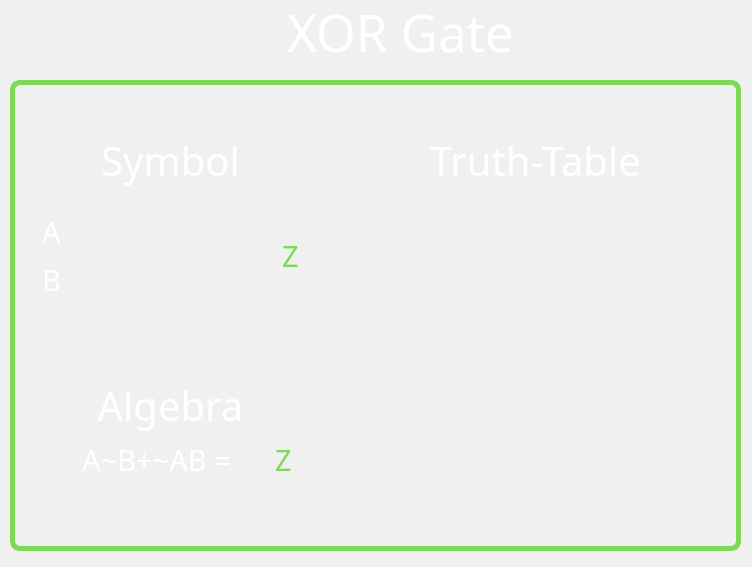
<?xml version="1.0" encoding="UTF-8"?>
<ui version="4.0">
 <class>XOr_Dialog</class>
 <widget class="QDialog" name="XOr_Dialog">
  <property name="geometry">
   <rect>
    <x>0</x>
    <y>0</y>
    <width>752</width>
    <height>567</height>
   </rect>
  </property>
  <property name="palette">
   <palette>
    <active>
     <colorrole role="WindowText">
      <brush brushstyle="SolidPattern">
       <color alpha="255">
        <red>255</red>
        <green>255</green>
        <blue>255</blue>
       </color>
      </brush>
     </colorrole>
     <colorrole role="Button">
      <brush brushstyle="SolidPattern">
       <color alpha="255">
        <red>46</red>
        <green>46</green>
        <blue>46</blue>
       </color>
      </brush>
     </colorrole>
     <colorrole role="Light">
      <brush brushstyle="SolidPattern">
       <color alpha="255">
        <red>69</red>
        <green>69</green>
        <blue>69</blue>
       </color>
      </brush>
     </colorrole>
     <colorrole role="Midlight">
      <brush brushstyle="SolidPattern">
       <color alpha="255">
        <red>57</red>
        <green>57</green>
        <blue>57</blue>
       </color>
      </brush>
     </colorrole>
     <colorrole role="Dark">
      <brush brushstyle="SolidPattern">
       <color alpha="255">
        <red>23</red>
        <green>23</green>
        <blue>23</blue>
       </color>
      </brush>
     </colorrole>
     <colorrole role="Mid">
      <brush brushstyle="SolidPattern">
       <color alpha="255">
        <red>31</red>
        <green>31</green>
        <blue>31</blue>
       </color>
      </brush>
     </colorrole>
     <colorrole role="Text">
      <brush brushstyle="SolidPattern">
       <color alpha="255">
        <red>255</red>
        <green>255</green>
        <blue>255</blue>
       </color>
      </brush>
     </colorrole>
     <colorrole role="BrightText">
      <brush brushstyle="SolidPattern">
       <color alpha="255">
        <red>255</red>
        <green>255</green>
        <blue>255</blue>
       </color>
      </brush>
     </colorrole>
     <colorrole role="ButtonText">
      <brush brushstyle="SolidPattern">
       <color alpha="255">
        <red>255</red>
        <green>255</green>
        <blue>255</blue>
       </color>
      </brush>
     </colorrole>
     <colorrole role="Base">
      <brush brushstyle="SolidPattern">
       <color alpha="255">
        <red>0</red>
        <green>0</green>
        <blue>0</blue>
       </color>
      </brush>
     </colorrole>
     <colorrole role="Window">
      <brush brushstyle="SolidPattern">
       <color alpha="255">
        <red>46</red>
        <green>46</green>
        <blue>46</blue>
       </color>
      </brush>
     </colorrole>
     <colorrole role="Shadow">
      <brush brushstyle="SolidPattern">
       <color alpha="255">
        <red>0</red>
        <green>0</green>
        <blue>0</blue>
       </color>
      </brush>
     </colorrole>
     <colorrole role="AlternateBase">
      <brush brushstyle="SolidPattern">
       <color alpha="255">
        <red>23</red>
        <green>23</green>
        <blue>23</blue>
       </color>
      </brush>
     </colorrole>
     <colorrole role="ToolTipBase">
      <brush brushstyle="SolidPattern">
       <color alpha="255">
        <red>255</red>
        <green>255</green>
        <blue>220</blue>
       </color>
      </brush>
     </colorrole>
     <colorrole role="ToolTipText">
      <brush brushstyle="SolidPattern">
       <color alpha="255">
        <red>0</red>
        <green>0</green>
        <blue>0</blue>
       </color>
      </brush>
     </colorrole>
     <colorrole role="PlaceholderText">
      <brush brushstyle="SolidPattern">
       <color alpha="127">
        <red>255</red>
        <green>255</green>
        <blue>255</blue>
       </color>
      </brush>
     </colorrole>
    </active>
    <inactive>
     <colorrole role="WindowText">
      <brush brushstyle="SolidPattern">
       <color alpha="255">
        <red>0</red>
        <green>0</green>
        <blue>0</blue>
       </color>
      </brush>
     </colorrole>
     <colorrole role="Button">
      <brush brushstyle="SolidPattern">
       <color alpha="255">
        <red>240</red>
        <green>240</green>
        <blue>240</blue>
       </color>
      </brush>
     </colorrole>
     <colorrole role="Light">
      <brush brushstyle="SolidPattern">
       <color alpha="255">
        <red>255</red>
        <green>255</green>
        <blue>255</blue>
       </color>
      </brush>
     </colorrole>
     <colorrole role="Midlight">
      <brush brushstyle="SolidPattern">
       <color alpha="255">
        <red>227</red>
        <green>227</green>
        <blue>227</blue>
       </color>
      </brush>
     </colorrole>
     <colorrole role="Dark">
      <brush brushstyle="SolidPattern">
       <color alpha="255">
        <red>160</red>
        <green>160</green>
        <blue>160</blue>
       </color>
      </brush>
     </colorrole>
     <colorrole role="Mid">
      <brush brushstyle="SolidPattern">
       <color alpha="255">
        <red>160</red>
        <green>160</green>
        <blue>160</blue>
       </color>
      </brush>
     </colorrole>
     <colorrole role="Text">
      <brush brushstyle="SolidPattern">
       <color alpha="255">
        <red>0</red>
        <green>0</green>
        <blue>0</blue>
       </color>
      </brush>
     </colorrole>
     <colorrole role="BrightText">
      <brush brushstyle="SolidPattern">
       <color alpha="255">
        <red>255</red>
        <green>255</green>
        <blue>255</blue>
       </color>
      </brush>
     </colorrole>
     <colorrole role="ButtonText">
      <brush brushstyle="SolidPattern">
       <color alpha="255">
        <red>0</red>
        <green>0</green>
        <blue>0</blue>
       </color>
      </brush>
     </colorrole>
     <colorrole role="Base">
      <brush brushstyle="SolidPattern">
       <color alpha="255">
        <red>255</red>
        <green>255</green>
        <blue>255</blue>
       </color>
      </brush>
     </colorrole>
     <colorrole role="Window">
      <brush brushstyle="SolidPattern">
       <color alpha="255">
        <red>240</red>
        <green>240</green>
        <blue>240</blue>
       </color>
      </brush>
     </colorrole>
     <colorrole role="Shadow">
      <brush brushstyle="SolidPattern">
       <color alpha="255">
        <red>105</red>
        <green>105</green>
        <blue>105</blue>
       </color>
      </brush>
     </colorrole>
     <colorrole role="AlternateBase">
      <brush brushstyle="SolidPattern">
       <color alpha="255">
        <red>245</red>
        <green>245</green>
        <blue>245</blue>
       </color>
      </brush>
     </colorrole>
     <colorrole role="ToolTipBase">
      <brush brushstyle="SolidPattern">
       <color alpha="255">
        <red>255</red>
        <green>255</green>
        <blue>220</blue>
       </color>
      </brush>
     </colorrole>
     <colorrole role="ToolTipText">
      <brush brushstyle="SolidPattern">
       <color alpha="255">
        <red>0</red>
        <green>0</green>
        <blue>0</blue>
       </color>
      </brush>
     </colorrole>
     <colorrole role="PlaceholderText">
      <brush brushstyle="SolidPattern">
       <color alpha="128">
        <red>0</red>
        <green>0</green>
        <blue>0</blue>
       </color>
      </brush>
     </colorrole>
    </inactive>
    <disabled>
     <colorrole role="WindowText">
      <brush brushstyle="SolidPattern">
       <color alpha="255">
        <red>23</red>
        <green>23</green>
        <blue>23</blue>
       </color>
      </brush>
     </colorrole>
     <colorrole role="Button">
      <brush brushstyle="SolidPattern">
       <color alpha="255">
        <red>46</red>
        <green>46</green>
        <blue>46</blue>
       </color>
      </brush>
     </colorrole>
     <colorrole role="Light">
      <brush brushstyle="SolidPattern">
       <color alpha="255">
        <red>69</red>
        <green>69</green>
        <blue>69</blue>
       </color>
      </brush>
     </colorrole>
     <colorrole role="Midlight">
      <brush brushstyle="SolidPattern">
       <color alpha="255">
        <red>57</red>
        <green>57</green>
        <blue>57</blue>
       </color>
      </brush>
     </colorrole>
     <colorrole role="Dark">
      <brush brushstyle="SolidPattern">
       <color alpha="255">
        <red>23</red>
        <green>23</green>
        <blue>23</blue>
       </color>
      </brush>
     </colorrole>
     <colorrole role="Mid">
      <brush brushstyle="SolidPattern">
       <color alpha="255">
        <red>31</red>
        <green>31</green>
        <blue>31</blue>
       </color>
      </brush>
     </colorrole>
     <colorrole role="Text">
      <brush brushstyle="SolidPattern">
       <color alpha="255">
        <red>23</red>
        <green>23</green>
        <blue>23</blue>
       </color>
      </brush>
     </colorrole>
     <colorrole role="BrightText">
      <brush brushstyle="SolidPattern">
       <color alpha="255">
        <red>255</red>
        <green>255</green>
        <blue>255</blue>
       </color>
      </brush>
     </colorrole>
     <colorrole role="ButtonText">
      <brush brushstyle="SolidPattern">
       <color alpha="255">
        <red>23</red>
        <green>23</green>
        <blue>23</blue>
       </color>
      </brush>
     </colorrole>
     <colorrole role="Base">
      <brush brushstyle="SolidPattern">
       <color alpha="255">
        <red>46</red>
        <green>46</green>
        <blue>46</blue>
       </color>
      </brush>
     </colorrole>
     <colorrole role="Window">
      <brush brushstyle="SolidPattern">
       <color alpha="255">
        <red>46</red>
        <green>46</green>
        <blue>46</blue>
       </color>
      </brush>
     </colorrole>
     <colorrole role="Shadow">
      <brush brushstyle="SolidPattern">
       <color alpha="255">
        <red>0</red>
        <green>0</green>
        <blue>0</blue>
       </color>
      </brush>
     </colorrole>
     <colorrole role="AlternateBase">
      <brush brushstyle="SolidPattern">
       <color alpha="255">
        <red>245</red>
        <green>245</green>
        <blue>245</blue>
       </color>
      </brush>
     </colorrole>
     <colorrole role="ToolTipBase">
      <brush brushstyle="SolidPattern">
       <color alpha="255">
        <red>255</red>
        <green>255</green>
        <blue>220</blue>
       </color>
      </brush>
     </colorrole>
     <colorrole role="ToolTipText">
      <brush brushstyle="SolidPattern">
       <color alpha="255">
        <red>0</red>
        <green>0</green>
        <blue>0</blue>
       </color>
      </brush>
     </colorrole>
     <colorrole role="PlaceholderText">
      <brush brushstyle="SolidPattern">
       <color alpha="128">
        <red>0</red>
        <green>0</green>
        <blue>0</blue>
       </color>
      </brush>
     </colorrole>
    </disabled>
   </palette>
  </property>
  <property name="windowTitle">
   <string>Dialog</string>
  </property>
  <widget class="QLabel" name="learningLogicLabel">
   <property name="geometry">
    <rect>
     <x>90</x>
     <y>6</y>
     <width>621</width>
     <height>51</height>
    </rect>
   </property>
   <property name="sizePolicy">
    <sizepolicy hsizetype="Preferred" vsizetype="Preferred">
     <horstretch>0</horstretch>
     <verstretch>0</verstretch>
    </sizepolicy>
   </property>
   <property name="font">
    <font>
     <family>OCR A Extended</family>
     <pointsize>38</pointsize>
    </font>
   </property>
   <property name="styleSheet">
    <string notr="true">color: rgb(255, 255, 255);</string>
   </property>
   <property name="text">
    <string>XOR Gate</string>
   </property>
   <property name="alignment">
    <set>Qt::AlignCenter</set>
   </property>
  </widget>
  <widget class="QGroupBox" name="LearnTable">
   <property name="geometry">
    <rect>
     <x>10</x>
     <y>80</y>
     <width>731</width>
     <height>471</height>
    </rect>
   </property>
   <property name="styleSheet">
    <string notr="true">QGroupBox#LearnTable { 
     border: 5px solid green; 
     border-radius: 10px; 
	border-color: rgb(126, 217, 87);
 } </string>
   </property>
   <property name="title">
    <string/>
   </property>
   <widget class="QLabel" name="SymbolLabel">
    <property name="geometry">
     <rect>
      <x>70</x>
      <y>40</y>
      <width>181</width>
      <height>81</height>
     </rect>
    </property>
    <property name="sizePolicy">
     <sizepolicy hsizetype="Preferred" vsizetype="Preferred">
      <horstretch>0</horstretch>
      <verstretch>0</verstretch>
     </sizepolicy>
    </property>
    <property name="font">
     <font>
      <family>OCR A Extended</family>
      <pointsize>30</pointsize>
     </font>
    </property>
    <property name="styleSheet">
     <string notr="true">color: rgb(255, 255, 255);</string>
    </property>
    <property name="text">
     <string>Symbol</string>
    </property>
    <property name="alignment">
     <set>Qt::AlignCenter</set>
    </property>
   </widget>
   <widget class="QLabel" name="SymbolLabel_2">
    <property name="geometry">
     <rect>
      <x>50</x>
      <y>280</y>
      <width>221</width>
      <height>91</height>
     </rect>
    </property>
    <property name="sizePolicy">
     <sizepolicy hsizetype="Preferred" vsizetype="Preferred">
      <horstretch>0</horstretch>
      <verstretch>0</verstretch>
     </sizepolicy>
    </property>
    <property name="font">
     <font>
      <family>OCR A Extended</family>
      <pointsize>30</pointsize>
     </font>
    </property>
    <property name="styleSheet">
     <string notr="true">color: rgb(255, 255, 255);</string>
    </property>
    <property name="text">
     <string>Algebra</string>
    </property>
    <property name="alignment">
     <set>Qt::AlignCenter</set>
    </property>
   </widget>
   <widget class="QLabel" name="SymbolLabel_3">
    <property name="geometry">
     <rect>
      <x>350</x>
      <y>55</y>
      <width>351</width>
      <height>51</height>
     </rect>
    </property>
    <property name="sizePolicy">
     <sizepolicy hsizetype="Preferred" vsizetype="Preferred">
      <horstretch>0</horstretch>
      <verstretch>0</verstretch>
     </sizepolicy>
    </property>
    <property name="font">
     <font>
      <family>OCR A Extended</family>
      <pointsize>30</pointsize>
     </font>
    </property>
    <property name="styleSheet">
     <string notr="true">color: rgb(255, 255, 255);</string>
    </property>
    <property name="text">
     <string>Truth-Table</string>
    </property>
    <property name="alignment">
     <set>Qt::AlignCenter</set>
    </property>
   </widget>
   <widget class="QLabel" name="SymbolLabel_4">
    <property name="geometry">
     <rect>
      <x>260</x>
      <y>150</y>
      <width>41</width>
      <height>51</height>
     </rect>
    </property>
    <property name="sizePolicy">
     <sizepolicy hsizetype="Preferred" vsizetype="Preferred">
      <horstretch>0</horstretch>
      <verstretch>0</verstretch>
     </sizepolicy>
    </property>
    <property name="font">
     <font>
      <family>OCR A Extended</family>
      <pointsize>22</pointsize>
     </font>
    </property>
    <property name="styleSheet">
     <string notr="true">color: rgb(126, 217, 87);</string>
    </property>
    <property name="text">
     <string>Z</string>
    </property>
    <property name="alignment">
     <set>Qt::AlignCenter</set>
    </property>
   </widget>
   <widget class="QLabel" name="SymbolLabel_5">
    <property name="geometry">
     <rect>
      <x>21</x>
      <y>126</y>
      <width>41</width>
      <height>51</height>
     </rect>
    </property>
    <property name="sizePolicy">
     <sizepolicy hsizetype="Preferred" vsizetype="Preferred">
      <horstretch>0</horstretch>
      <verstretch>0</verstretch>
     </sizepolicy>
    </property>
    <property name="font">
     <font>
      <family>OCR A Extended</family>
      <pointsize>22</pointsize>
     </font>
    </property>
    <property name="styleSheet">
     <string notr="true">color: rgb(255, 255, 255);</string>
    </property>
    <property name="text">
     <string>A</string>
    </property>
    <property name="alignment">
     <set>Qt::AlignCenter</set>
    </property>
   </widget>
   <widget class="QLabel" name="SymbolLabel_6">
    <property name="geometry">
     <rect>
      <x>21</x>
      <y>174</y>
      <width>41</width>
      <height>51</height>
     </rect>
    </property>
    <property name="sizePolicy">
     <sizepolicy hsizetype="Preferred" vsizetype="Preferred">
      <horstretch>0</horstretch>
      <verstretch>0</verstretch>
     </sizepolicy>
    </property>
    <property name="font">
     <font>
      <family>OCR A Extended</family>
      <pointsize>22</pointsize>
     </font>
    </property>
    <property name="styleSheet">
     <string notr="true">color: rgb(255, 255, 255);</string>
    </property>
    <property name="text">
     <string>B</string>
    </property>
    <property name="alignment">
     <set>Qt::AlignCenter</set>
    </property>
   </widget>
   <widget class="QLabel" name="SymbolLabel_7">
    <property name="geometry">
     <rect>
      <x>51</x>
      <y>354</y>
      <width>191</width>
      <height>51</height>
     </rect>
    </property>
    <property name="sizePolicy">
     <sizepolicy hsizetype="Preferred" vsizetype="Preferred">
      <horstretch>0</horstretch>
      <verstretch>0</verstretch>
     </sizepolicy>
    </property>
    <property name="font">
     <font>
      <family>OCR A Extended</family>
      <pointsize>22</pointsize>
     </font>
    </property>
    <property name="styleSheet">
     <string notr="true">color: rgb(255, 255, 255);</string>
    </property>
    <property name="text">
     <string>A~B+~AB =</string>
    </property>
    <property name="alignment">
     <set>Qt::AlignCenter</set>
    </property>
   </widget>
   <widget class="QLabel" name="label">
    <property name="geometry">
     <rect>
      <x>368</x>
      <y>139</y>
      <width>321</width>
      <height>221</height>
     </rect>
    </property>
    <property name="text">
     <string/>
    </property>
    <property name="pixmap">
     <pixmap resource="Tables.qrc">:/Tables/XorTable.png</pixmap>
    </property>
    <property name="scaledContents">
     <bool>true</bool>
    </property>
   </widget>
   <widget class="QLabel" name="label_2">
    <property name="geometry">
     <rect>
      <x>61</x>
      <y>132</y>
      <width>201</width>
      <height>91</height>
     </rect>
    </property>
    <property name="text">
     <string/>
    </property>
    <property name="pixmap">
     <pixmap resource="Gates.qrc">:/icons/or.png</pixmap>
    </property>
    <property name="scaledContents">
     <bool>true</bool>
    </property>
   </widget>
   <widget class="QLabel" name="SymbolLabel_8">
    <property name="geometry">
     <rect>
      <x>258</x>
      <y>354</y>
      <width>31</width>
      <height>51</height>
     </rect>
    </property>
    <property name="sizePolicy">
     <sizepolicy hsizetype="Preferred" vsizetype="Preferred">
      <horstretch>0</horstretch>
      <verstretch>0</verstretch>
     </sizepolicy>
    </property>
    <property name="font">
     <font>
      <family>OCR A Extended</family>
      <pointsize>22</pointsize>
     </font>
    </property>
    <property name="styleSheet">
     <string notr="true">color: rgb(126, 217, 87)</string>
    </property>
    <property name="text">
     <string>Z</string>
    </property>
    <property name="alignment">
     <set>Qt::AlignCenter</set>
    </property>
   </widget>
   <widget class="QLabel" name="label_3">
    <property name="geometry">
     <rect>
      <x>110</x>
      <y>132</y>
      <width>152</width>
      <height>91</height>
     </rect>
    </property>
    <property name="text">
     <string/>
    </property>
    <property name="pixmap">
     <pixmap resource="Gates.qrc">:/icons/xor.png</pixmap>
    </property>
    <property name="scaledContents">
     <bool>true</bool>
    </property>
   </widget>
  </widget>
 </widget>
 <resources>
  <include location="Gates.qrc"/>
  <include location="Tables.qrc"/>
 </resources>
 <connections/>
</ui>
